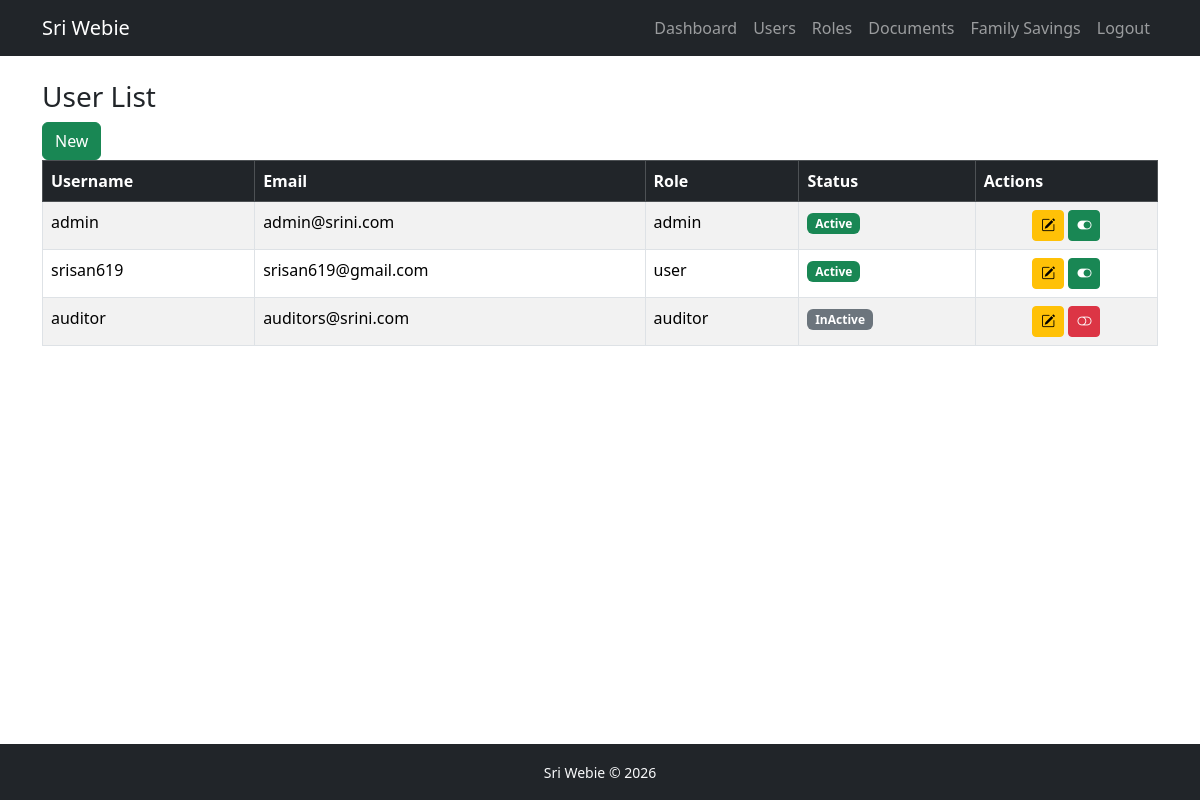
The page /users/ (signed in) on the database as committed earlier.
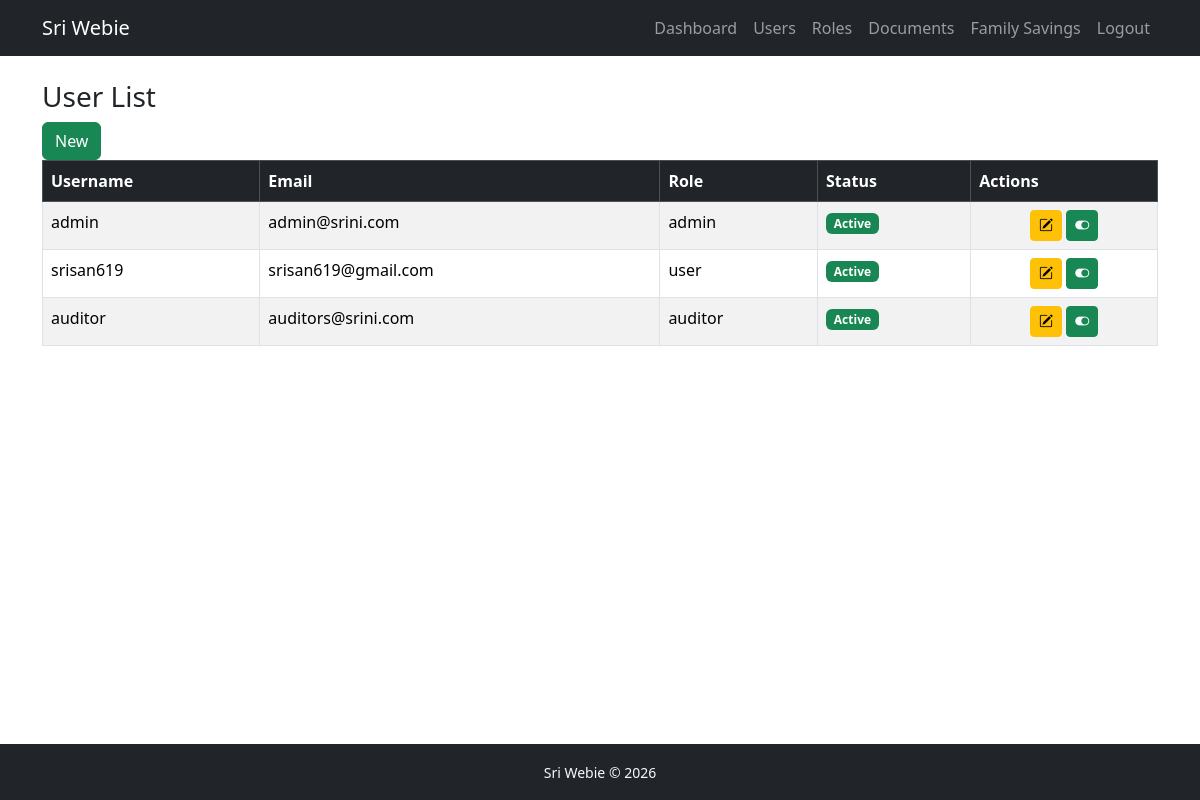
The same page on the database as committed later.
### users/models.py (models this page shows, shortened)
class User(AbstractUser):
    role = models.ForeignKey(Role, on_delete=models.PROTECT, null=True, blank=True)
    groups = models.ManyToManyField('auth.Group', related_name='custom_user_set', blank=True, help_text='The groups this user belongs to', verbose_name='groups')
    user_permissions = models.ManyToManyField('auth.Permission', related_name='custom_user_set', blank=True, help_text='Specific permissions for this user.', verbose_name='user permissions')

class Role(models.Model):
    role_name =models.CharField(unique=True)
    description = models.TextField()
    def __str__(self):
        return self.role_name
    def __init__(self, *args, **kwargs):
        super().__init__(*args, **kwargs)

### users/views.py (the view)
# urls.py: path('users/', user_list, name="user_list"),
@login_required
def user_list(request):
    if not (is_admin(request.user) or is_auditor(request.user)):
        return HttpResponseForbidden("Access Denied")
    users = User.objects.all()
    return render(request, "users/user_list.html", {"users": users})

### users/views.py (called while the page is built)
def is_admin(user):
    return user.role and user.role.role_name == 'admin'

### users/templates/users/user_list.html (shortened to what this page needs)
{% extends "users/base.html" %}
{% block content %}
    <h3>User List</h3>
    {% if request.user.role.role_name == "admin" %}
        <a href="/users/create/" class="btn btn-success">New</a>
    {% endif %}
    <table class="table table-bordered table-striped">
        <thead class="table-dark">
            <tr>
                <th>Username</th>
                <th>Email</th>
                <th>Role</th>
                <th>Status</th>
                <th>Actions</th>
            </tr>
        </thead>
        <tbody>
            {% for u in users %}
            <tr>
                <td>{{u.username}}</td>
                <td>{{u.email}}</td>
                <td>{{u.role}}</td>
                <td>{% if u.is_active%} <span class="badge bg-success">Active</span> {%else%} <span class="badge bg-secondary">InActive</span> {%endif%}</td>
                <td class="text-center">
                    {% if request.user.role.role_name == "admin" %}
                        <a href="/users/{{u.id}}/edit/" class="btn btn-sm btn-warning"><i class="bi bi-pencil-square"></i></a>
                        {% if u.is_active %}
                            <a href="/users/{{u.id}}/toggle-status" class="btn btn-sm btn-success" title="Deactivate user"><i class="bi bi-toggle-on"></i></a>
                        {%else%}
                            <a href="/users/{{u.id}}/toggle-status" class="btn btn-sm btn-danger" title="Activate user"><i class="bi bi-toggle-off"></i></a>
                        {% endif %}
                    {% endif %}
                </td>
            </tr>
            {% endfor %}
        </tbody>
    </table>
{%endblock%}

Rows that differ between the two databases and show on the page:
changed User "auditor": is_active "InActive" → "Active"
